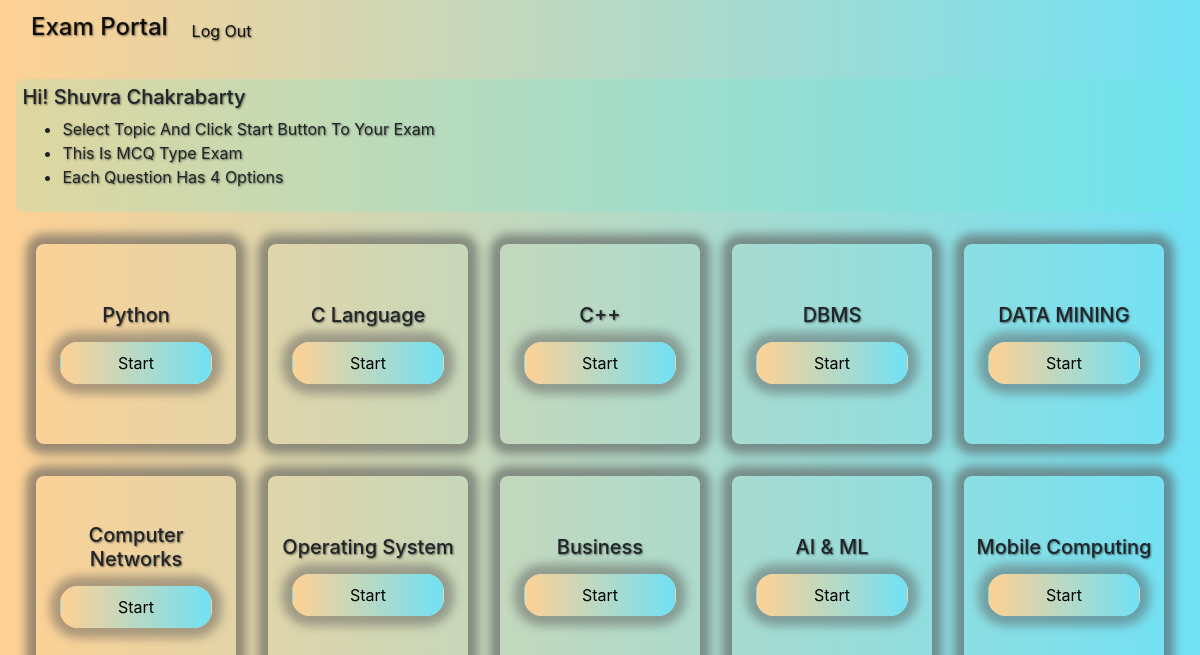
The page /student_index.php (signed in) on the database its author committed.
### tables this page shows
CREATE TABLE `topic` (
  `id` int(11) NOT NULL,
  `topic_name` varchar(256) NOT NULL
);

### student_index.php (the view, shortened to what this page needs)
<?php
include "./include/head.php";
include "./include/navbar.php";
$name =  $_SESSION['name'];
?>
<div class="student_main_div">
    <div class="student_sub_div" >
        <h5>Hi! <?php echo $name;   ?></h5>
        <ul>
            <li>Select Topic And Click Start Button To Your Exam</li>
            <li>This Is MCQ Type Exam</li>
            <li>Each Question Has 4 Options</li>
        </ul>
    </div>
    <div class="topic_main">
        <?php
        $query = "SELECT * FROM topic";
        $result = mysqli_query($connect, $query);
        $div_no = 1;
        while ($row = mysqli_fetch_assoc($result)) {
        ?>
            <div class="topic_sub topic_sub_<?php  echo $div_no;  ?>">
                <form action="take_exam.php" method="POST">
                    <h5><?php echo $row['topic_name'];  ?></h4>
                    <button class="student_button">Start</button>
                </form>
            </div>
        <?php $div_no = $div_no + 1; } ?>
    </div>
</div>
</html>

### style/style.css (style rules this page uses)
body { font-family: 'Roboto',sans-serif; box-sizing: border-box; margin: 0; padding: 0; background: #70e1f5; background: -webkit-linear-gradient(to right, #ffd194, #70e1f5); background: linear-gradient(to right, #ffd194, #70e1f5); text-shadow: 1px 1px 2px rgba(0, 0, 0, 0.521); }
.student_main_div { position: absolute; width: 100%; height: 100%; background: #70e1f5; background: -webkit-linear-gradient(to right, #ffd194, #70e1f5); background: linear-gradient(to right, #ffd194, #70e1f5); }
.student_sub_div { background-color: rgba(84, 235, 210, 0.178); padding: 0.4rem; margin: 1rem;border-radius: 8px; }
.topic_main { display: flex; flex-direction: row; flex-wrap: wrap; justify-content: center; }
.topic_sub { padding: .4rem; width: 200px; height: 200px; margin: 1rem; display: flex; flex-direction: column; justify-content: center; border-radius: 8px; background-color: rgba(255, 127, 80, 0); box-shadow: 0px 0px 10px 10px #57565694; text-align: center; }
.student_button { width: 9.5rem; background: #48b7ca; background: -webkit-linear-gradient(to right, #ffd194, #70e1f5); background: linear-gradient(to right, #ffd194, #70e1f5); box-shadow: 0px 0px 10px 10px #57565675; border: 1px solid rgba(0, 0, 0, 0); border-radius: 18px; color: black; padding: .5rem; margin-top: .4rem; }

### rows shown on the page
topic: topic_name "Python"
topic: topic_name "C Language"
topic: topic_name "C++"
topic: topic_name "DBMS"
topic: topic_name "DATA MINING"
topic: topic_name "Computer Networks"
topic: topic_name "Operating System"
topic: topic_name "Business"
topic: topic_name "AI & ML"
topic: topic_name "Mobile Computing"

### other values the page prints
$name "Shuvra Chakrabarty"
